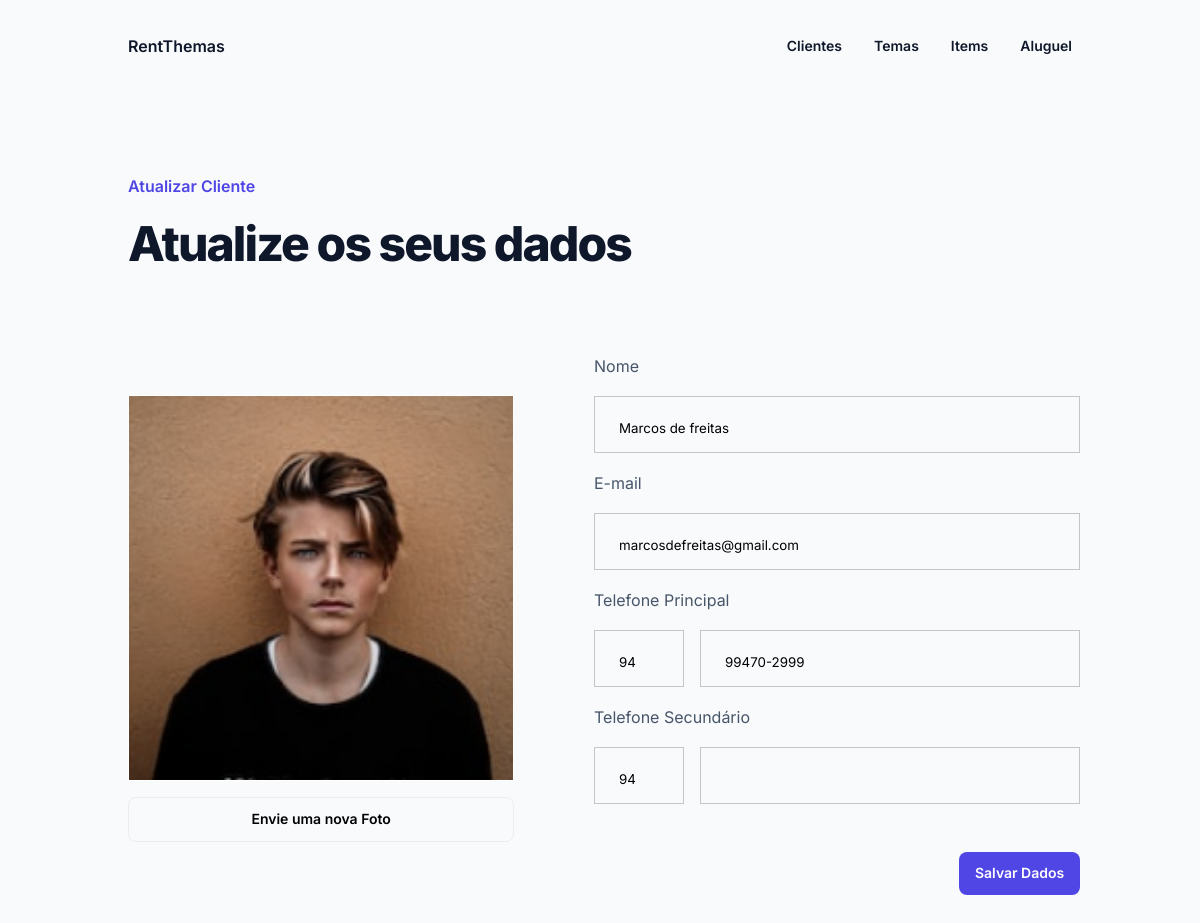
Screenshot of /detailClient/4 with the database file from the repository.
### rent/models.py (models this page shows, shortened)
class Client(models.Model):
    name = models.CharField(max_length=60, blank=False)
    email = models.CharField(max_length=60, blank=True)
    perfil = models.ImageField(upload_to='photo_perfil/', null=True)

class Phone(models.Model):
    ddd = models.CharField(max_length=3)
    number = models.CharField(max_length=10)
    client = models.ForeignKey('Client', on_delete=models.CASCADE, related_name='phones')

### rent/views.py (the view)
# urls.py: path('detailClient/<int:id>', ClientViews.detailClient),
    def detailClient(request, id):
        client = ClienteDAO().detalharCliente(id=id)
        return render(request, 'client/formEditClient.html', {'client': client} )

### rent/dao.py (called while the page is built)
    def detalharCliente(self, id):
        return Client.objects.get(pk=id)

### rent/templates/client/formEditClient.html (shortened to what this page needs)
{% extends "index.html" %}
{% load static %}
{% block content %}
<small>Atualizar Cliente</small>
<h3>Atualize os seus dados</h3>
<form action="/updateClient/{{client.id}}" method="post" enctype="multipart/form-data">
    <div class="div-perfil-form">
        <div class="div-perfil-imagem-preview">
            <img class="perfil-imagem" src="{{client.perfil.url}}" id="avatarView">
            <input type="button" id="fileInput" class="button-2" value="Envie uma nova Foto" style="width: 100%;" />
        </div>
        <div class="div-perfil-form-infos">
            <div>
                <p class="descricao">Nome</p>
                <input type="text" id="name" size="50" name="name" class="input-dados-usuario" placeholder="Seu nome"
                    value="{{client.name}}" required>
            </div>
            <div>
                <p class="descricao">E-mail</p>
                <input type="email" id="email" size="50" name="email" class="input-dados-usuario"
                    value="{{client.email}}" required>
            </div>
            <div>
                <p class="descricao">Telefone Principal</p>
                <div class="div-number-perfil">
                    {% if client.phones.all.count >= 1 %}
                    <input type="text" id="ddd1" size="3" name="ddd1" placeholder="84" class="input-dados-usuario"
                        style="width: 3em;" value={{client.phones.all.first.ddd}} style="width: 3em;" required>
                    <input type="text" id="phone1" size="10" name="phone1" placeholder="99419-2907"
                        pattern="[0-9]{5}-[0-9]{4}" class="input-dados-usuario" value={{client.phones.all.first.number}}
                        required>
                    {% else %}
                    <input type="text" id="phone1" size="3" name="ddd1" value="" style="width: 3em;"
                        class="input-dados-usuario">
                    <input type="text" id="phone1" size="10" name="phone1" pattern="[0-9]{5}-[0-9]{4}" value=""
                        class="input-dados-usuario">
                    {% endif %}
                </div>
            </div>
            <div>
                <p class="descricao">Telefone Secundário</p>
                <div class="div-number-perfil">
                    {% if client.phones.all.count > 1 %}
                    <input type="text" id="phone2" size="3" class="input-dados-usuario" name="ddd2"
                        value="{{ client.phones.all.last.ddd }}" style="width: 3em;">
                    <input type="text" id="phone2" size="10" class="input-dados-usuario" name="phone2"
                        pattern="[0-9]{5}-[0-9]{4}">
                    {% else %}
                    <input type="text" id="phone2" size="3" class="input-dados-usuario" name="ddd2" value=""
                        style="width: 3em;">
                    <input type="text" id="phone2" size="10" class="input-dados-usuario" name="phone2"
                        pattern="[0-9]{5}-[0-9]{4}" value="">
                    {% endif %}
                </div>
            </div>
            <div class="div-number-perfil" style="margin-top: 3em;justify-content: flex-end;">
                <a>
                    <input class="button-1" type="submit" value="Salvar Dados">
                </a>
            </div>
        </div>
    </div>
    </div>
{% endblock %}

### rent/static/css/mystyles.css (style rules this page uses)
body { margin: 0; padding: 0; display: flex; flex-direction: column; font-family: 'Inter', sans-serif; color: #0f172a; background: #F8FAFC; }
a { text-decoration: none; color: inherit; }
h3 { font-size: 3rem; font-weight: 800; letter-spacing: -.04em; line-height: 56px; margin: 0; margin-top: 1rem; }
small { font-size: 16px; font-weight: 600; line-height: 28px; color: #4F46E5; }
.descricao { font-size: 16px; line-height: 28px; color: #475569; }
.button-1 { display: flex; padding: 11px 15.77px 12px 16px; justify-content: center; align-items: flex-start; border-radius: 8px; background: rgb(79, 70, 229); color: white; font-size: 14px; font-style: normal; font-weight: 600; line-height: 20px; font-family: 'Inter', sans-serif; border: none; cursor: pointer; }
.button-2 { display: flex; padding: 11px 15.77px 12px 16px; justify-content: center; align-items: flex-start; border-radius: 8px; background: none; font-size: 14px; font-style: normal; font-weight: 600; line-height: 20px; font-family: 'Inter', sans-serif; border: solid 1px rgb(237 237 237); cursor: pointer; }
.div-perfil-form { display: flex; flex-direction: row; gap: 5em; margin-top: 4em; }
.perfil-imagem { object-fit: cover; width: 24em; height: 24em; border: solid 1px white !important; }
.div-perfil-imagem-preview { display: flex; flex-direction: column; align-items: flex-start; justify-content: flex-start; gap: 1em; margin-top: 3.7em; }
.div-perfil-form-infos { display: flex; flex-direction: column; width: 100%; }
.input-dados-usuario { width: -webkit-fill-available; border: 1px solid #0a0a0a38; padding: 23px 24px 16px 24px; background: none; font-family: 'Inter', sans-serif; }
.div-number-perfil { display: flex; flex-direction: row; gap: 1em; }

### rows the page displays
Client: perfil (picture), name "Marcos de freitas", email "marcosdefreitas@gmail.com", ddd1 "94", phone1 "99470-2999", ddd2 "94"
